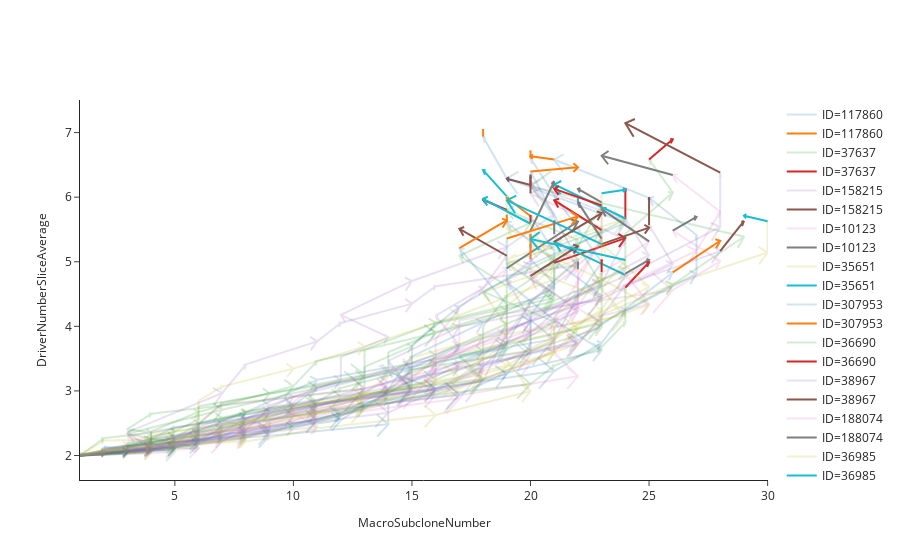
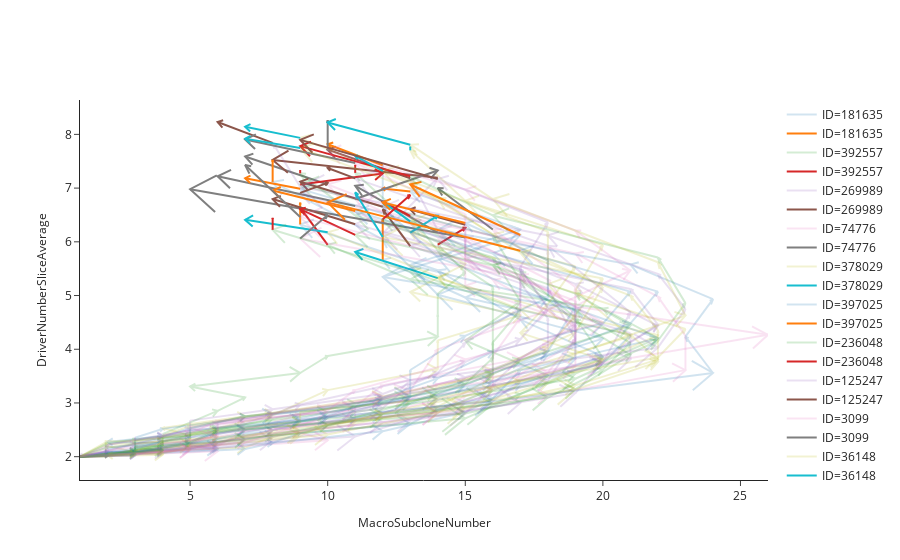

The cell these charts' notebook holds for them, in order:
### Code cell
read_and_plot(excelfile.sheet_names)
